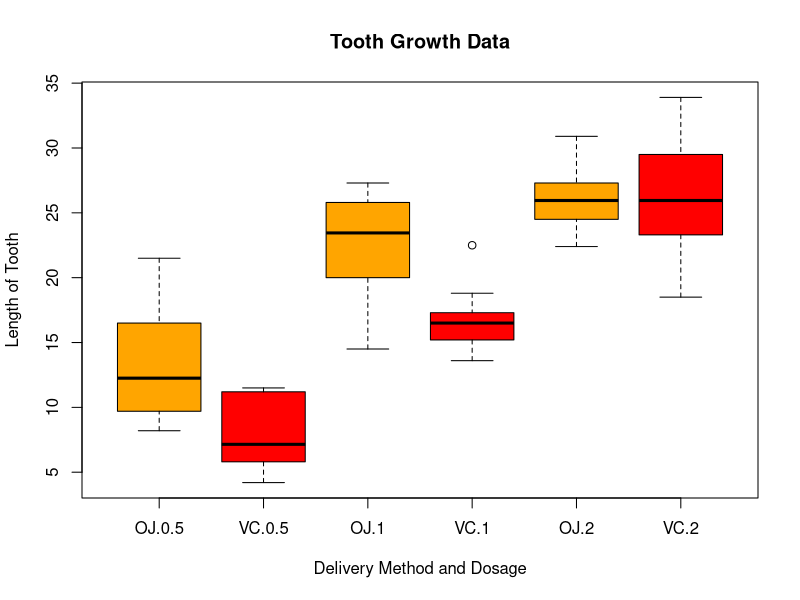

Write R code to recreate this figure.
## ---- chunk 1
library(datasets)
data(ToothGrowth)

#Get the first few rows of the data
head(ToothGrowth)
## ---- chunk 2
boxplot(len ~ supp * dose, data=ToothGrowth, col=(c("orange", "red")), ylab="Length of Tooth", xlab="Delivery Method and Dosage", main="Tooth Growth Data")
## ---- chunk 3
#set dose to factor to get count
ToothGrowth$dose <- as.factor(ToothGrowth$dose)
summary(ToothGrowth)
## ---- chunk 4
with(ToothGrowth, tapply(len, list(supp,dose), mean))
